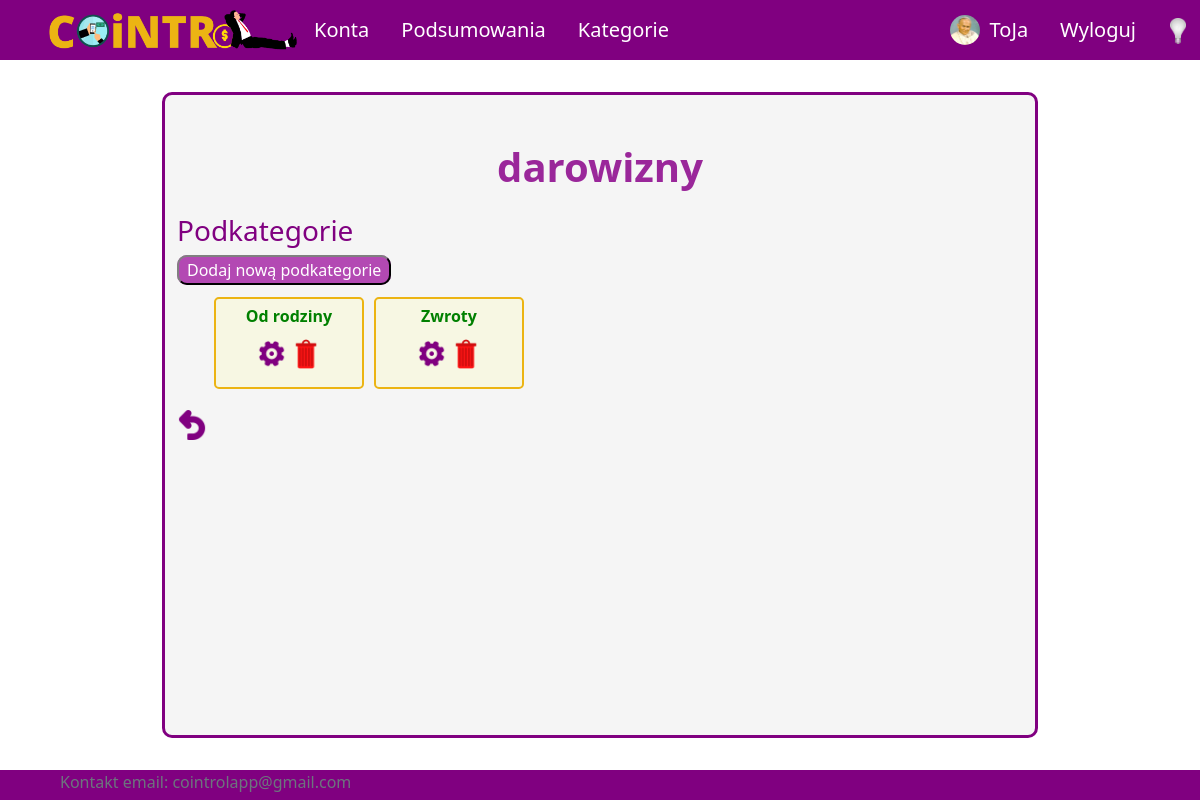
/profile/categories/subcategories/d77717fd-2b7f-48da-8a81-f5d1b3e26e81 (signed in), run on the app's committed database.
### UsersApp/models.py (models this page shows, shortened)
class Profile(models.Model):
    user = models.OneToOneField(User, on_delete=models.CASCADE, null=True, blank=True)
    name = models.CharField(max_length=200, blank=True, null=True)
    email = models.EmailField(max_length=400, null=True, blank=True)
    username = models.CharField(max_length=200, blank=True, null=True)
    currency = models.ForeignKey('Currency', on_delete=models.SET_NULL, null=True)
    image = ThumbnailerImageField(null=True, blank=True, upload_to="images/", default="images/default-user.png")
    created = models.DateTimeField(auto_now_add=True)
    total_transactions = models.IntegerField(null=True, blank=True, default=20)
    id = models.UUIDField(default=uuid.uuid4, unique=True,
                            primary_key=True, editable=False)

class Category(models.Model):
    SCOPE_CHOICES = (
        ("INCOME", "income"),
        ("EXPENSE", "expense"),
    )
    name = models.CharField(max_length=255)
    owner = models.ForeignKey(Profile, null=True, blank=True, on_delete=models.CASCADE)
    scope = models.CharField(max_length=10, choices=SCOPE_CHOICES) #income / expense - do oddzielenia rodzaju transakcji
    id = models.UUIDField(default=uuid.uuid4, unique=True, primary_key=True, editable=False)

class Subcategory(models.Model):
    name = models.CharField(max_length=255)
    id_category = models.ForeignKey(Category, on_delete=models.CASCADE)
    id = models.UUIDField(default=uuid.uuid4, unique=True, primary_key=True, editable=False)

### UsersApp/views/subcategory_views.py (the view)
# urls.py: path('profile/categories/subcategories/<uuid:pk>', views.allSubcategories, name='all-subcategories'),
@login_required(login_url='login')
def allSubcategories(request, pk):
    category = Category.objects.get(id=pk)
    subcategory = Subcategory.objects.filter(id_category=pk)
    context = {"category" : category, "subcategory" : subcategory}
    return render(request, "application/categories/all-subcategories.html", context)

### templates/application/categories/all-subcategories.html
{% extends 'application/base.html' %}
{% block content %}
<div class="title">
    <h1>{{category.name}}</h1>
</div>
<div class="content-pc">
    <div id="custom-cat">
        <h3 class="purple">Podkategorie</h3>
        <p class="buttons"><a class="button" href="{% url 'create-subcategory' category.id %}">Dodaj nową podkategorie</a></p>
        <ul id="cat-list">
            {% for sc in subcategory %}
                <li class="category">
                    {% if sc.id_category.scope == "INCOME" %}
                        <span class="bold income">{{sc.name}}</span>
                    {% else %}
                        <span class="bold expense">{{sc.name}}</span>
                    {% endif %}
                    <p class="buttons-close">
                        <a class="edit square-30px" href="{% url 'edit-subcategory' category.id sc.id %}" title="Edytuj"></a>
                        <a class="delete square-30px" href="{% url 'delete-subcategory' category.id sc.id %}" onclick=
                        "return confirm('Are you sure you want to delete {{sc.name}}?')" title="Usuń"></a>
                    </p>
                </li>
            {% endfor %}
        </ul>
        <p class="buttons"><a class="return" href="{% url 'all-categories' %}" title="Wróć do kategorii"></a></p>
    </div>
</div>
{% endblock %}

### templates/application/base.html (shortened to what this page needs)
{%load static%}
<!DOCTYPE html>
<html lang="pl">
<head>
    <link href="https://cdn.jsdelivr.net/npm/bootstrap@5.2.2/dist/css/bootstrap.min.css" rel="stylesheet">
    <link href="https://cdnjs.cloudflare.com/ajax/libs/chosen/1.8.7/chosen.min.css" rel='stylesheet' type='text/css'>
    <link rel="stylesheet" type="text/css" href="{% static 'css/style.css' %}">
    <link rel="stylesheet" type="text/css" href="{% static 'css/style-dark.css' %}">
    <link rel="stylesheet" href="//code.jquery.com/ui/1.13.2/themes/base/jquery-ui.css">
</head>
<body onload="checkColorMode()">
    <nav class="nav" id="navigation">
        {% if user.is_authenticated %}
        <ul class="nav justify-content-start">
            <li class="nav-item" id="logo-li"><a id="logo-link" class="nav-link" href="{% url 'home' %}">
                <img onmouseover="logoHover()" onmouseout="logoOut()" id="app-logo" src="{% static 'images/logo.png' %}">
            </a>
            <li class="nav-item mobile-menu"><a class="nav-link" href="{% url 'all-accounts' %}">Konta</a></li>
            <li class="nav-item mobile-menu"><a class="nav-link" href="{% url 'summary' %}">Podsumowania</a></li>
            <li class="nav-item mobile-menu"><a class="nav-link" href="{% url 'all-categories' %}">Kategorie</a></li>
        </ul>
        <ul class="nav justify-content-end user-image">
            <li class="nav-item">
                <a id="profile-nav-link" class="nav-link" href="{% url 'profile' %}">
                    <img id="user-image" src="{{ user.profile.image.url }}" alt="user image">
                    {{ user.username }}
                </a>
            </li>
            <li class="nav-item"><a class="nav-link" href="{% url 'logout' %}">Wyloguj</a></li>
        </ul>
        {% endif %}
        <button onclick="darkMode()" id="dark-mode-button"><img id="light-bulb" src="{% static 'images/bulb_off.png' %}" /></button>
    </nav>
    <div id = "site-content">
        {% block content %}
        {% endblock %}
    </div>
    <footer class="footer">
        <div class="container">
            <span class="text-muted">
                <address>
                    Kontakt email: <a class="email" href="mailto:cointrolapp@gmail.com">cointrolapp@gmail.com
                </address>
            </span>
        </div>
    </footer>
</body>
</html>

### aplication/static/css/style.css (style rules this page uses)
body { background-color: white; color: black; }
#navigation { position: fixed; top: 0; width: 100%; z-index: 9; }
a.nav-link { color: white; font-size: 20px; }
ul.nav { align-items: center; }
nav.nav { height: 60px; background-color: purple; justify-content: space-between; padding-left: 4vw; padding-right: 4vw; }
#profile-nav-link { display: grid; grid-template-columns: auto auto; column-gap: 10px; }
#user-image { border-radius: 50%; width: 30px; height: 30px; object-fit: cover; align-self: center; }
#logo-link { padding: 0; }
#app-logo { width: 250px; }
#site-content { min-height: calc(100vh - 4vh - (60px + 4vh) - 30px); padding-left: 1vw; padding-right: 1vw; padding-top: 1vh; padding-bottom: 1vh; width:73%; margin:auto; margin-top: calc(60px + 4vh); margin-bottom: 4vh; border: 3px solid purple; border-radius: 10px; background-color: whitesmoke; position: relative; }
#dark-mode-button { position: absolute; top: 16px; left: 97%; float:right; }
#dark-mode-button > img { width: 16px; }
div.title { padding-top: 5vh; display: flex; align-items: center; flex-direction: column; }
div.title h1 { color: #9a279a; font-size: 40px; font-weight: bold; text-align: center; }
div.content-pc { margin-top: 15px; }
.income { color: green; }
#cat-list { display: flex; justify-content: flex-start; flex-wrap: wrap; list-style: none; }
.category { margin: 5px; padding: 5px; border: 2px solid rgba(236,180,19); border-radius: 5px; background-color: rgba(250, 250, 210, 0.5); width: 150px; text-align: center; }
p.buttons { margin: 10px 0px; }
p.buttons-close { margin: 7px 0px; }
.button { background-color: rgba(163, 31, 163, 0.8); color: white; padding: 2px 8px; border: 2px solid; border-radius: 10px; border-color: grey black black grey; text-decoration: none; }
.purple { color: #800080; }
.bold { font-weight: bold; }
footer { height: 30px; background-color: purple; justify-content: space-between; padding-left: 4vw; padding-right: 4vw; }
a.email { --bs-text-opacity: 1; color: inherit; text-decoration: none; }
button { background-color: rgba(0, 0, 0, 0); border: none; }
a.delete { display: inline-block; width: 20px; height: 20px; margin-top: 4px; background-image: url("/static/images/icons/delete.png"); background-repeat: no-repeat; background-position: center; background-size: 100%; }
a.edit { display: inline-block; width: 40px; height: 40px; background-image: url("/static/images/icons/edit.png"); background-repeat: no-repeat; background-position: center; background-size: 100%; }
a.return { display: inline-block; width: 30px; height: 30px; background-image: url("/static/images/icons/return.png"); background-repeat: no-repeat; background-position: center; background-size: 100%; }
a.square-30px { width: 30px; height: 30px; }

### data on the page
Category: name "darowizny"
Subcategory: name "Od rodziny"
Subcategory: name "Zwroty"

### other printed values
{{ user.username }} "ToJa"
